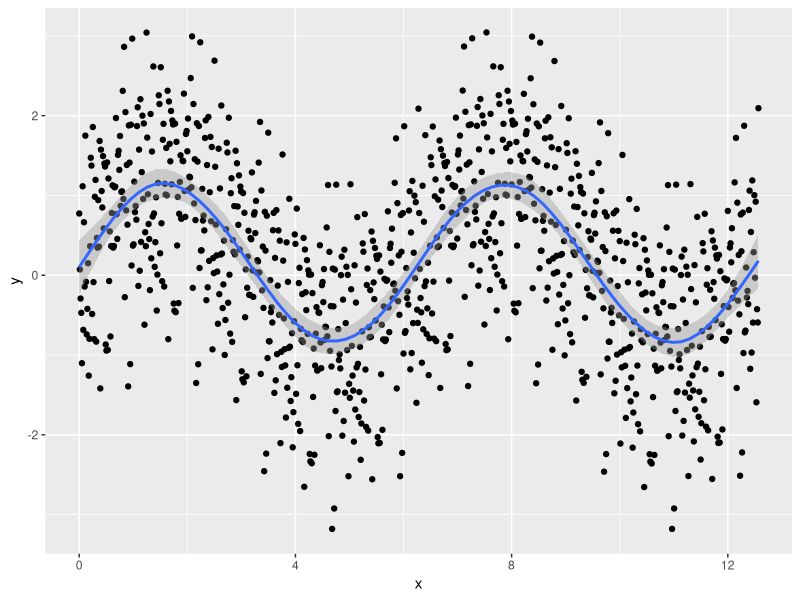
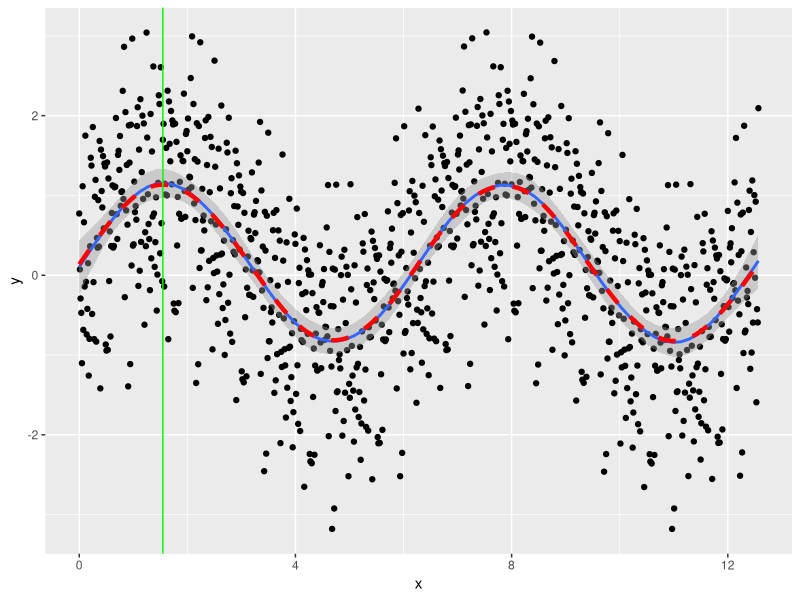
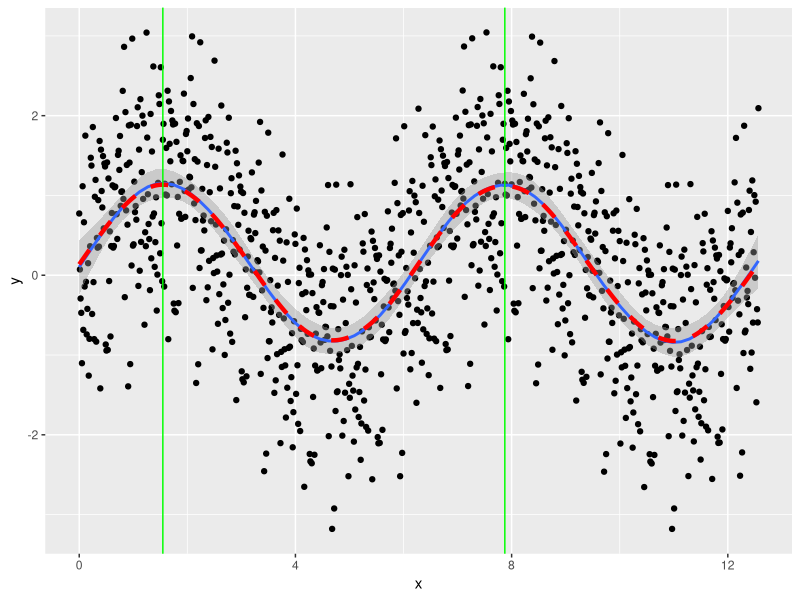

Write the R code that produced these figures, in order.
#Imagine we have sinusoidal data and we want to find its periodicity.
#We could do this by measuring the distance between maxima.
#We can plot the sine wave using geom_smooth, but how do we find the maxima?

library(tidyverse)
library(mgcv)

#Generate and plot noisy sinusoidal sample data
set.seed(404)
df <- data.frame(x = seq(0,4*pi,length.out=1000),
                 y = sin(seq(0,4*pi,length.out=1000))+rnorm(100,0,1))
df %>% ggplot(aes(x=x,y=y)) +
  geom_point() +
  geom_smooth()

#Use the function underlying geom_smooth to get y values of the curve
df <- df %>% 
  mutate(smooth_y = predict(gam(y ~ s(x,bs="cs"),data=df)))

#To find a single maximum in this data is easy; let's plot it as a vertical line
maximum <- df$x[which.max(df$smooth_y)]
df %>% ggplot() +
  geom_point(aes(x=x,y=y)) +
  geom_smooth(aes(x=x,y=y)) +
  geom_line(aes(x=x,y=smooth_y),size = 1.5, linetype = 2, col = "red")  +
  geom_vline(xintercept = maximum,color="green")

#To find other local maxima, however, we use a Monte Carlo method to find
#maxima within random ranges of x (discarding them if they occur at end of range)
maxima <- replicate(100,{
  x_range <- sample(df$x,size=2,replace=FALSE) %>% sort()
  max_loc <- df %>%
    filter(x >= x_range[1] & x <= x_range[2]) %>%
    filter(smooth_y == max(smooth_y)) %>%
    pull(x)
  if(max_loc == min(x_range)|max_loc == max(x_range)){NA}else{max_loc}
})
unique_maxima <- unique(maxima[!is.na(maxima)])

#We can plot the result to verify that it worked
df %>% ggplot() +
  geom_point(aes(x=x,y=y)) +
  geom_smooth(aes(x=x,y=y)) +
  geom_line(aes(x=x,y=smooth_y),size = 1.5, linetype = 2, col = "red")  +
  geom_vline(xintercept = unique_maxima,color="green")
